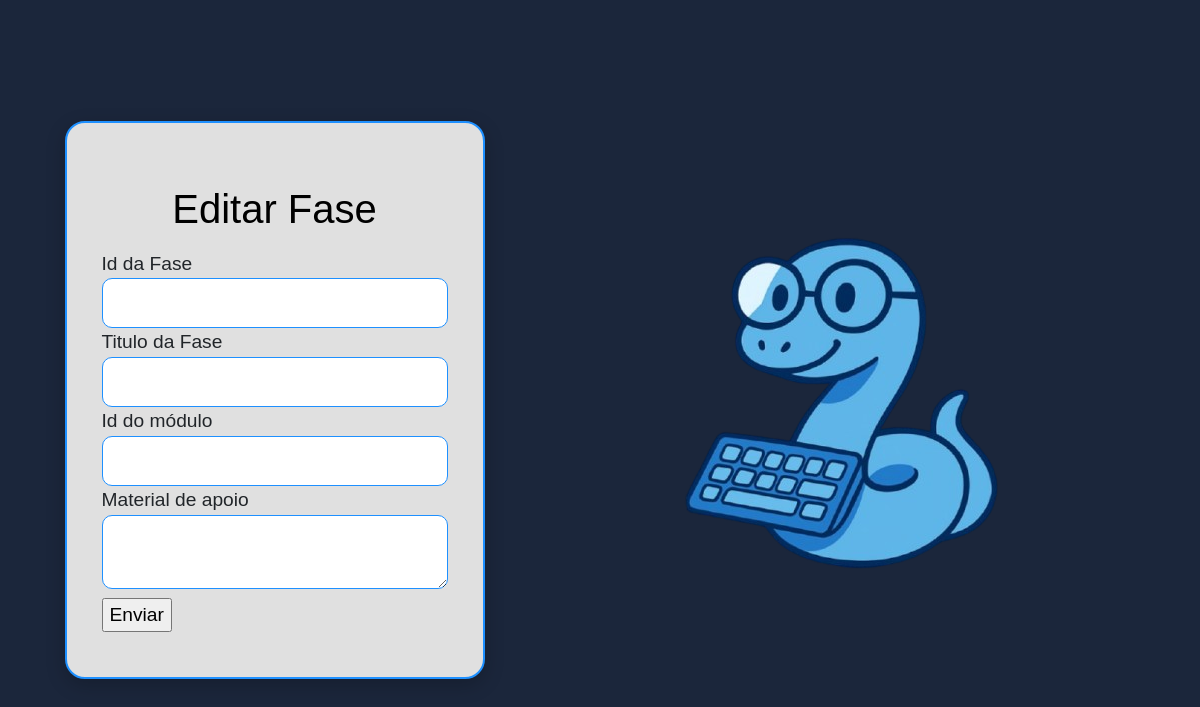
The page /fase/editar/2 on the database as committed earlier.
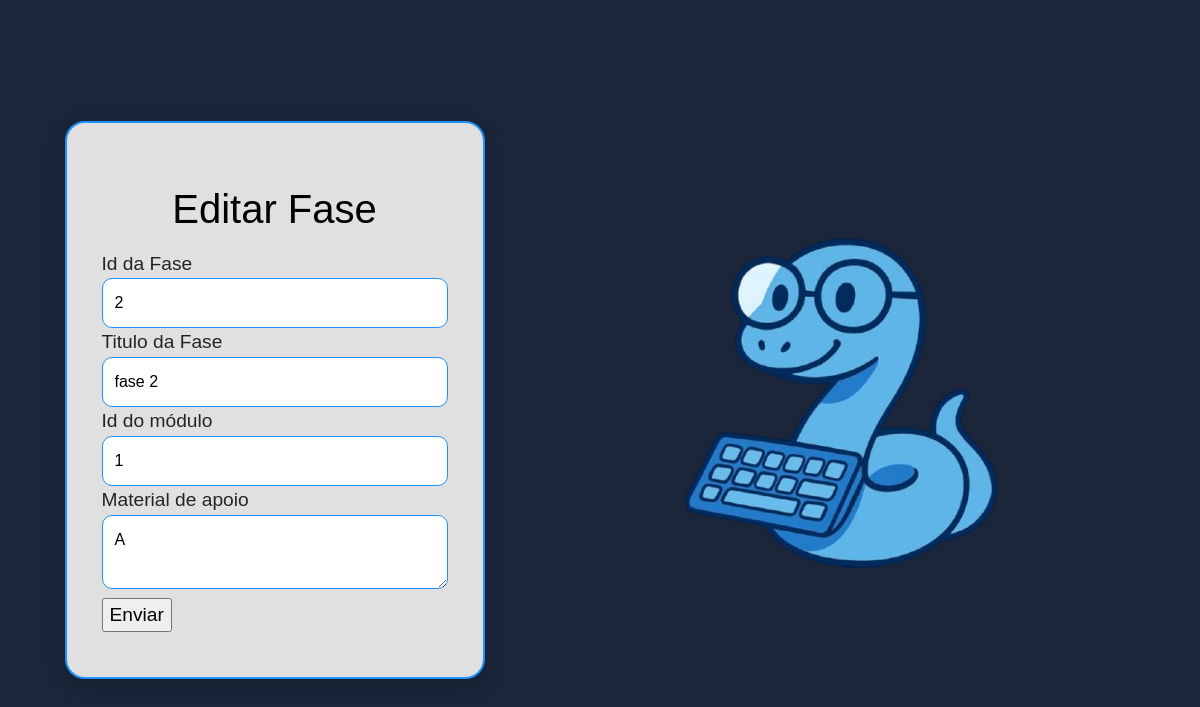
The same page on the database as committed later.
### models/FaseModel.py (models this page shows, shortened)
class FaseModel(bd.Model):
    __tablename__ = 'Fase'
    idFase = bd.Column(bd.Integer, primary_key=True, autoincrement=True)
    titulo = bd.Column(bd.Text,nullable=False)
    materialApoio = bd.Column(bd.Text, nullable=False)
    exercicio = bd.relationship('ExercicioModel', backref='fase', lazy=True)
    idModulo = bd.Column(bd.Integer, bd.ForeignKey('Modulo.idModulo'))

### views_mundo.py (the view)
@app.route('/fase/editar/<int:idFase>')
def editarFase(idFase):
    oFaseController = FaseController()
    return oFaseController.editarFase(idFase)

### helpers.py
class FormularioFase(FlaskForm):
    idFase = IntegerField("Id da Fase",validators=[DataRequired()])
    titulo= StringField("Titulo da Fase",validators=[DataRequired()])
    materialApoio = TextAreaField("Material de apoio",validators=[DataRequired()])
    idModulo = StringField("Id do módulo",validators=[DataRequired()])
    enviar = SubmitField("Enviar")

### app.py (called while the page is built)
@event.listens_for(Engine, "connect")
def set_sqlite_pragma(dbapi_connection, connection_record):
    cursor = dbapi_connection.cursor()
    cursor.execute("PRAGMA foreign_keys=ON")
    cursor.close()

### controllers/FaseController.py (called while the page is built)
    def editarFase(self, idFase):
        oFaseService = FaseService()
        return oFaseService.editarFase(idFase)

### dao/FaseDao.py (called while the page is built)
    def carregarFasePorId(self, idFase):
        return FaseModel.query.get(idFase)

### service/FaseService.py (called while the page is built)
    def editarFase(self, idFase):
        from helpers import FormularioFase
        oFaseDao = FaseDao()
        oFaseView = FaseView()
        fase = oFaseDao.carregarFasePorId(idFase)
        form = FormularioFase(obj=fase)
        return oFaseView.editarFase(form)

### views/FaseView.py (called while the page is built)
    def editarFase(self, form):
        return render_template('formularioFase.html', form=form, titulo='Editar Fase', aoEnviar='alterarFase')

### templates/formularioFase.html (shortened to what this page needs)
{% extends "template.html" %}
{%block cabecalho%}
  <link rel="stylesheet" href="{{url_for('static', filename ='styles/login.css')}}"/>
 {%endblock%}
{%block corpo%}
<main class="container-main">
  <div class="container-principal">
      <h1>{{ titulo }}</h1>
      <form action = "{{url_for(aoEnviar)}}" method="post">
        {{ form.idFase.label() }}
        {{ form.idFase(class="barra") }}
        {{form.titulo.label()}}
        {{form.titulo(class="barra")}}
        {{ form.idModulo.label() }}
        {{ form.idModulo(class="barra") }}
        {{ form.materialApoio.label() }}
        {{ form.materialApoio(class="barra") }}
        {{ form.enviar(class="button") }}
      </form>
    </div>
       <div>
            <img src="../static/imagens/mascote.png" alt="">
        </div>
</main>
{%endblock%}

Rows that differ between the two databases and show on the page:
added FaseModel: idFase "2", titulo "fase 2", idModulo "1", materialApoio "A"
